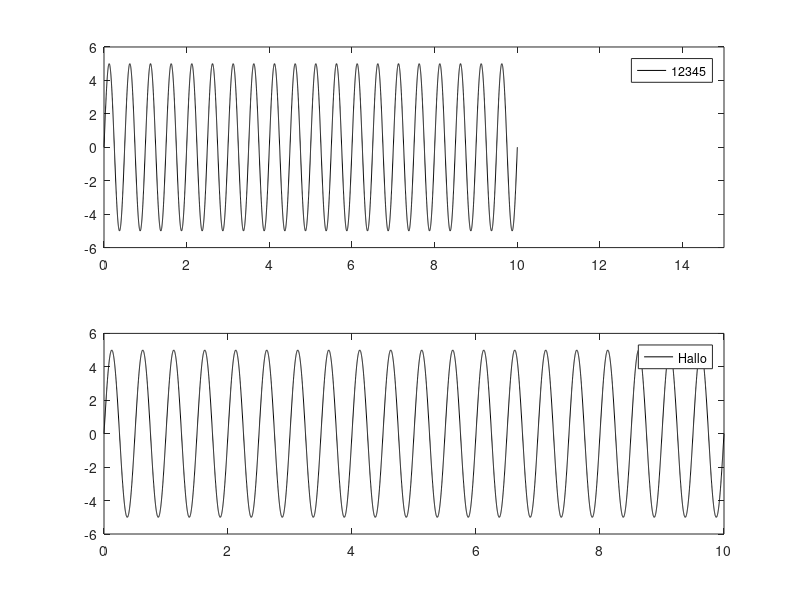

The MATLAB script that drew this image:
close all;

fi = figure(1)

subPl_one = subplot(2,1,1);
subLi(1) = line(subPl_one);

subPl_two = subplot(2,1,2);
subLi(2) = line(subPl_two);

t=0:0.001:10;
s=5*sin(2*pi*2*t);

set(subPl_one,'box','on','units','pixels');
set(subPl_two,'box','on','units','pixels');

set(subLi(1),"xdata",t,"ydata",s);
set(subPl_one,"xlim",[0 15])

set(subLi(2),"xdata",t,"ydata",s);
set(subPl_two,"xlim",[0 10])

legend(subPl_one,"string","12345");
legend(subPl_two,"string","Hallo");





